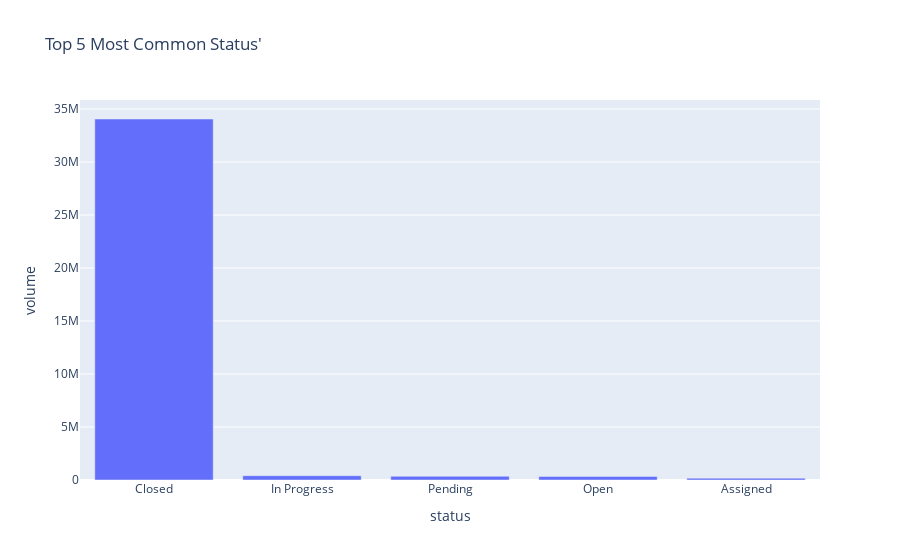

Notebook code cell kept with this figure:
### Code cell
datum = {
    'question':"What are the top 5 most common status'?",
    'context': context,
    'answer':{
        'query': """SELECT status, COUNT(*) as volume, COUNT(*) / SUM(COUNT(*)) over () AS fraction
GROUP BY status
ORDER BY volume DESC
LIMIT 5""",
        'plot': """fig = px.bar(df, x='status', y='volume', title="Top 5 Most Common Status'")"""
    }
}
dataset_311.append(datum)
df = pd.DataFrame.from_records(client.get("erm2-nwe9", query=datum['answer']['query']))
df = df.astype({'volume':int})
exec(datum['answer']['plot'])
fig

### Figure 1 — Plotly figure (JSON) as saved in the notebook; plotly's stock layout.template omitted (floating-point values rounded to 4 significant figures)
{"data": [{"alignmentgroup": "True", "hovertemplate": "status=%{x}<br>volume=%{y}<extra></extra>", "legendgroup": "", "marker": {"color": "#636efa", "pattern": {"shape": ""}}, "name": "", "offsetgroup": "", "orientation": "v", "showlegend": false, "textposition": "auto", "type": "bar", "x": ["Closed", "In Progress", "Pending", "Open", "Assigned"], "xaxis": "x", "y": [34057486, 406125, 347850, 326793, 173938], "yaxis": "y"}], "layout": {"autosize": true, "barmode": "relative", "legend": {"tracegroupgap": 0}, "title": {"text": "Top 5 Most Common Status'"}, "xaxis": {"anchor": "y", "autorange": true, "domain": [0, 1], "range": [-0.5, 4.5], "title": {"text": "status"}, "type": "category"}, "yaxis": {"anchor": "x", "autorange": true, "domain": [0, 1], "range": [0, 35850000.0], "title": {"text": "volume"}, "type": "linear"}}}
